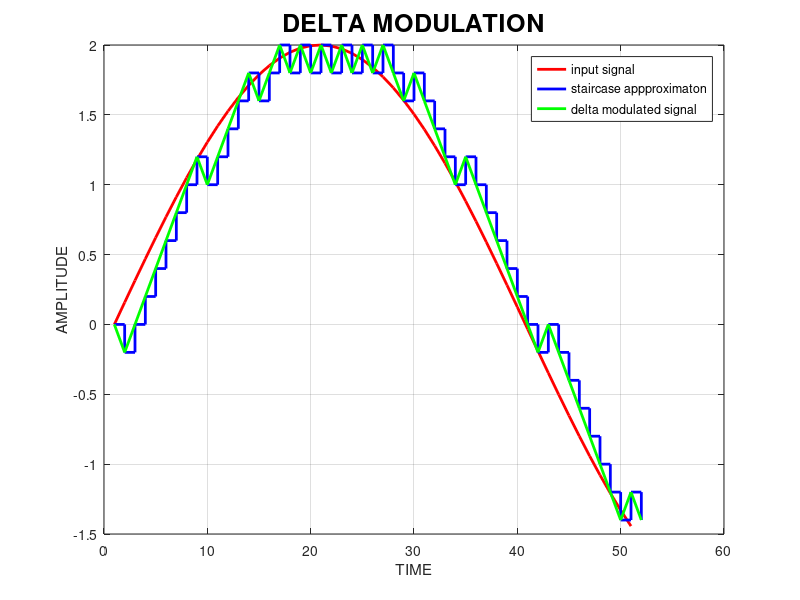

MATLAB code to generate this figure:
clc;                        % Clear command window
clear
close all;

a=2;                        % Amplitude of input signal
t=0:2*pi/50:2*pi;           % Time axis
x=a*sin(2*pi/10*t);         % Input sinusoidal signal (moderate frequency)

l=length(x);                % Length of input signal
plot(x,'r','linewidth',2);  % Plot input signal

delta=0.2;                  % Step size for delta modulation
hold on
xn=0;                       % Initial approximation value

for i=1:l                   % Delta modulation loop
    if x(i)>xn(i)           % Comparator operation
        d(i)=1;             % Output bit = 1
        xn(i+1)=xn(i)+delta;% Step increment
    else
        d(i)=0;             % Output bit = 0
        xn(i+1)=xn(i)-delta;% Step decrement
    end
end

stairs(xn,'b','linewidth',2)% Staircase approximation
hold on
plot(xn,'g','linewidth',2); % Delta modulated signal

xlabel('TIME');
ylabel('AMPLITUDE');
title('DELTA MODULATION','fontsize',18);
legend('input signal','staircase appproximaton','delta modulated signal');
grid on
